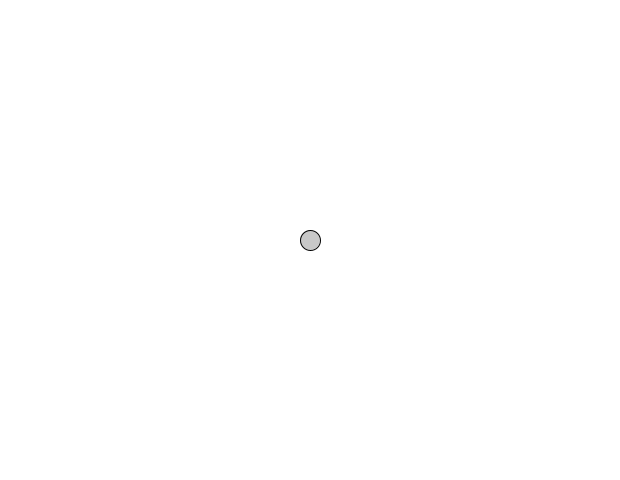
Frame 1 (no input)
Frame 60 (the mouse pressed at the canvas centre just before this capture): identical to frame 1, image omitted
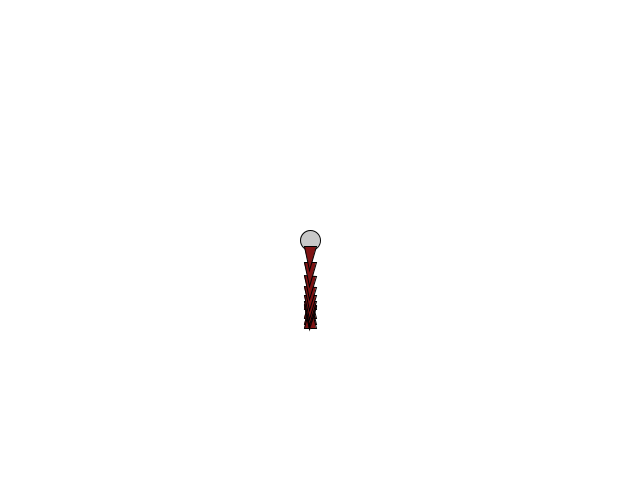
Frame 120 (the mouse held since frame 60 and released just before this capture)

The Processing sketch that drew these frames (run headless with seeded random() and noise(); from frame 60 on, the mouse is pressed at the canvas centre):

// Processing sketch: VII_1_Steering_Behavior_Seek
// ── VII_1_Steering_Behavior_Seek.pde
ArrayList<Vehicle> vehicles;
PVector target;
int i = 0;

void setup() {
  size(620, 480);
  vehicles = new ArrayList<Vehicle>();
  target = new PVector(width/2, height/2);
  
}

void draw() {  
  background(255);
  
  fill(200);
  ellipse(target.x, target.y, 20, 20);
  if (mousePressed) {
    if(i%5 == 0)vehicles.add(new Vehicle(mouseX, mouseY));
    i++;
  }
  for(Vehicle v: vehicles) {
    v.seek(target);
    v.arrive(target);
    v.update();
    v.display();
  }
}
// ── Vehicle.pde
class Vehicle {
  PVector pos;
  PVector vel;
  PVector acc;
  float r;
  float maxspeed;
  float maxforce;
  
  Vehicle(float x, float y) {
    pos = new PVector(x, y);
    vel = new PVector(0, 4);
    acc = new PVector(0, 0);
    r = 6;
    maxspeed = 4;
    maxforce = 0.1;
  }
  
  Vehicle(float x, float y, float vx, float vy) {
    pos = new PVector(x, y);
    vel = new PVector(vx, vy);
    acc = new PVector(0, 0);
    r = 6;
    maxspeed = 4;
    maxforce = 0.1;
  }
  
  void update() {
    vel = vel.add(acc);
    vel.limit(maxspeed);
    pos = pos.add(vel);
    acc.mult(0);
  }
  
  void seek(PVector target) {
    PVector desired = PVector.sub(target, pos);
    desired.normalize();
    desired.mult(maxspeed);
    if(dist(target.x, target.y, pos.x, pos.y) < 100) {
      desired.limit(dist(target.x, target.y, pos.x, pos.y)/5);
    }
    
    PVector steer = PVector.sub(desired, vel);
    steer.limit(maxforce);
    
    applyForce(steer);
  }
  
  void arrive(PVector target) {

  }
  
  void applyForce(PVector force) {
    acc = acc.add(force);
  }
  
  void display() {
    float theta = vel.heading2D() + PI/2;
    fill(127,20,20);
    stroke(0);
    strokeWeight(1);
    pushMatrix();
    translate(pos.x, pos.y);
    rotate(theta);
    beginShape();
    vertex(0, -r*2);
    vertex(-r, r*2);
    vertex(r, r*2);
    endShape(CLOSE);
    popMatrix();
  }
}
